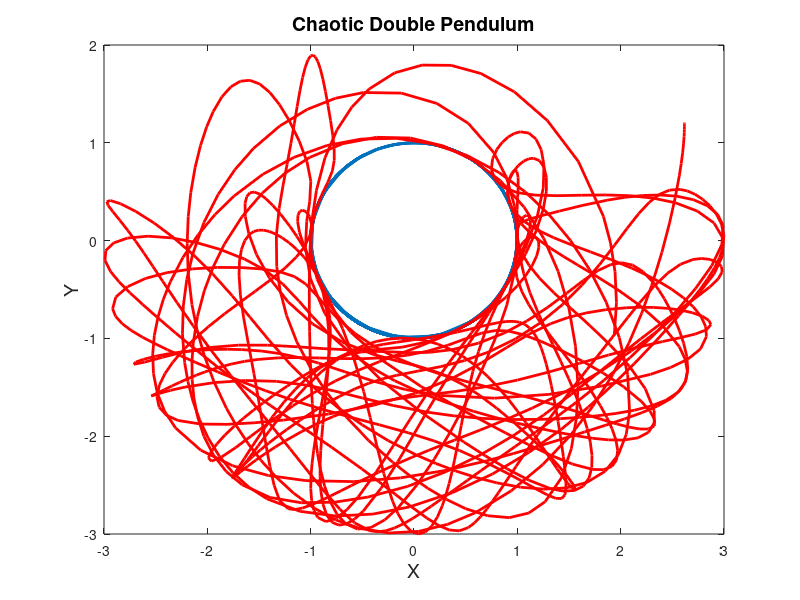
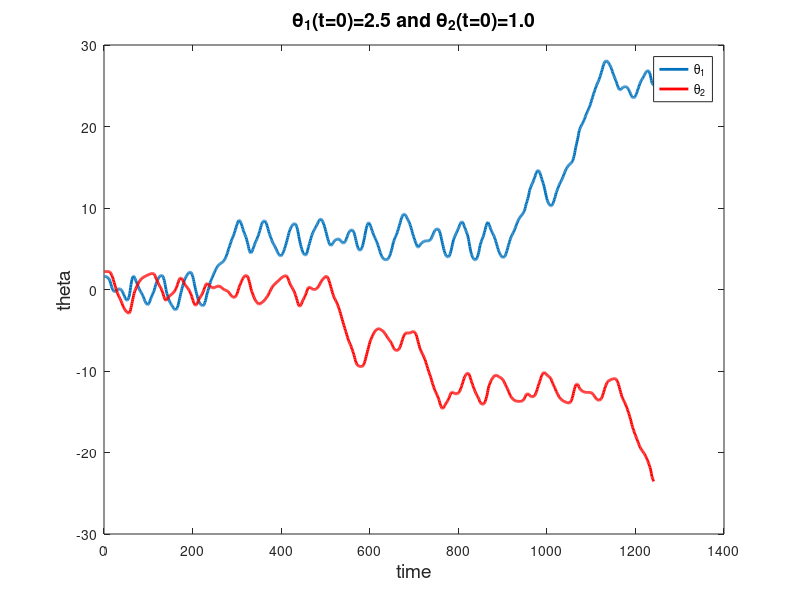
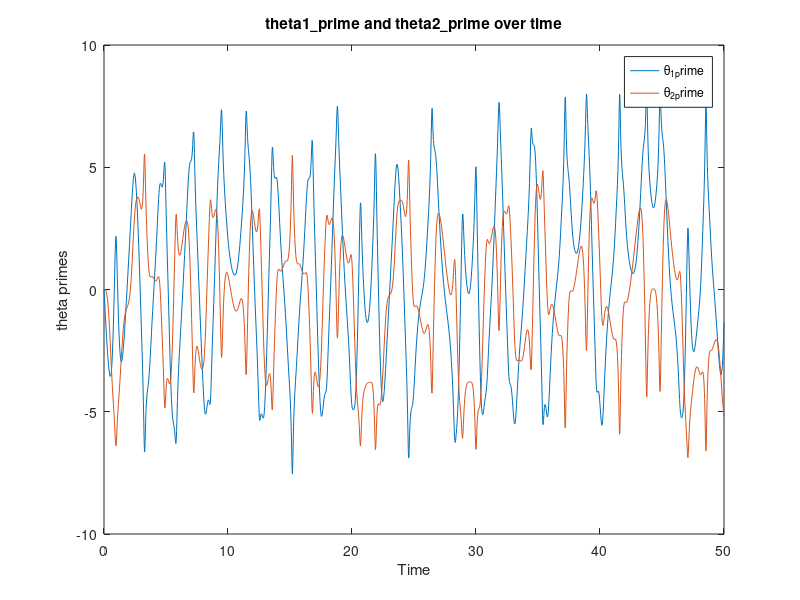

The MATLAB script that drew these images, in order:
function double_pendulum
% Make some plots of double pendulum behavior.
%
%

% TODO: What do all these short variable names mean?
l1 = 1;
l2 = 2;
m1 = 2;
m2 = 1;
g = 9.8;

% Initial condition

tspan = 50;
theta1_0 = 1.6;
theta1_prime_0 = 0;
theta2_0 = 2.2;
theta2_prime_0 = 0;


    function yprime = my_local_pend(t, y) %#ok<INUSL>
        % Pendulum action step function
        
        % NOTE: I do not know why we are ignoring the "t" input argument!
        yprime = zeros(4, 1);
        
        a = (m1 + m2) * l1;
        b = m2 * l2 * cos(y(1) - y(3));
        c = m2 * l1 * cos(y(1) - y(3));
        d = m2 * l2;
        e = -m2 * l2 * y(4) * y(4) * sin(y(1) - y(3)) - g * (m1 + m2) * sin(y(1));
        f = m2 * l1 * y(2) * y(2) * sin(y(1) - y(3)) - m2 * g * sin(y(3));
        
        yprime(1) = y(2);
        yprime(3) = y(4);
        yprime(2) = (e*d-b*f) / (a*d-c*b);
        yprime(4) = (a*f-c*e) / (a*d-c*b);
        
    end

y_0 = [theta1_0 theta1_prime_0 theta2_0 theta2_prime_0];
[t, y] = ode45(@my_local_pend, [0, tspan], y_0);

% Here's the time series of each variable
[theta1, theta1_prime, theta2, theta2_prime] = deal(y(:,1), y(:,2), y(:,3), y(:,4));

% Position of mass 1 and mass 2

x1 = l1 * sin(y(:,1));
y1 = -l1 * cos(y(:,1));
x2 = l1 * sin(y(:,1)) + l2 * sin(y(:,3));
y2 = -l1 * cos(y(:,1)) - l2 * cos(y(:,3));

% Visualizing the result

% Plot the X/Y procession path

fig1 = figure;
ax = gca;
apply_plot_cosmetics(fig1, ax);
plot(x1, y1, 'linewidth', 2);
hold on
plot(x2, y2, 'r', 'linewidth', 2);
xlabel(ax, 'X', 'fontSize', 14);
ylabel(ax, 'Y', 'fontSize', 14);
title(ax, 'Chaotic Double Pendulum', 'fontsize', 14);

% Plot theta1 and theta2 vs time

fig2 = figure;
ax = gca;
apply_plot_cosmetics(fig2, ax);
plot(ax, theta1, 'linewidth', 2);
hold on
plot(ax, theta2, 'r', 'linewidth', 2);
legend(ax, '\theta_1', '\theta_2');
xlabel(ax, 'time', 'fontSize', 14);
ylabel(ax, 'theta', 'fontSize', 14);
title(ax, '\theta_1(t=0)=2.5 and \theta_2(t=0)=1.0','fontsize', 14);

% Plot theta1 prime and theta2 prime vs time

fig4 = figure;
ax = gca;
apply_plot_cosmetics(fig4, ax);
plot(t, [theta1_prime, theta2_prime]);
title(ax, 'theta1\_prime and theta2\_prime over time');
legend(ax, '\theta_1_prime', '\theta_2_prime');
xlabel(ax, 'Time');
ylabel(ax, 'theta primes');


% Movie of double pendulum

% Actually we don't care about the movie; turn this off

if false
    
    fig3 = figure; %#ok<UNRCH>
    nFrames = 0;
    fram = 0;
    ax = gca;
    apply_plot_cosmetics(fig3, ax);
    
    for i = 1:numel(y)
        nFrames = nFrames + 1;
        fram = fram + 1;
        plot(ax, 0, 0, '.', 'markersize', 20);
        hold on
        plot(ax, x1(i), y1(i), '.', 'markersize', 20);
        plot(ax, x2(i), y2(i), '.', 'markersize', 20);
        hold off
        line(ax, [0 x1(i)], [0 y1(i)], 'Linewidth', 2);
        axis(ax, [-(l1+l2) l1+l2 -(l1+l2) l1+l2]);
        line(ax, [x1(i) x2(i)], [y1(i) y2(i)], 'linewidth', 2);
        xlabel(ax, 'X', 'fontSize', 12);
        ylabel(ax, 'Y', 'fontSize', 12);
        title(ax, 'Chaotic Motion', 'fontsize', 14);
        F = getframe;
    end
    
    movie(F, fram, 20);
    
end

end

function apply_plot_cosmetics(fig, ax)
set(fig, 'color', 'white');
set(ax, 'fontSize', 14);
end

